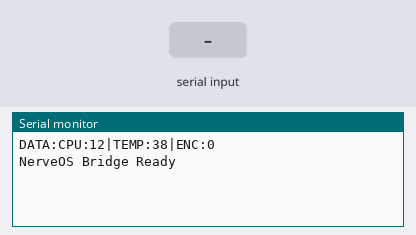
Recording of a sketch running on a simulated ESP32. Shown: the last lines printed to the serial monitor. The inputs (shaded band) are chosen by the test bench. Random numbers use the default seed unless the sketch sets one. At 7.3 s the program restarts the board; the recording ends there.

Above: at 2.2 s.
2.3 s: "SYSTEM:PING\n" received over Serial
At 3.3 s:
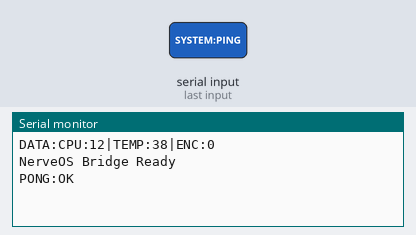
3.8 s: "SCAN:WIFI\n" received over Serial
At 4.4 s:
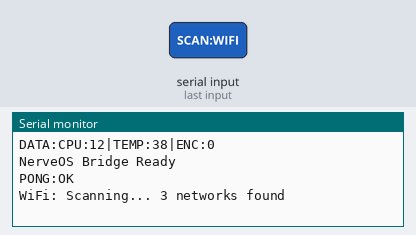
5.3 s: "LED:BLINK:SOS\n" received over Serial
At 6.5 s:
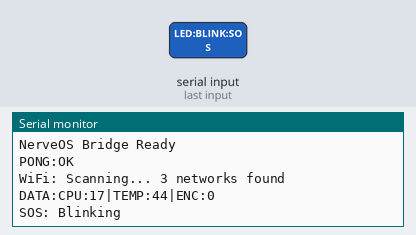
6.8 s: "SYSTEM:REBOOT\n" received over Serial
At 7.08 s:
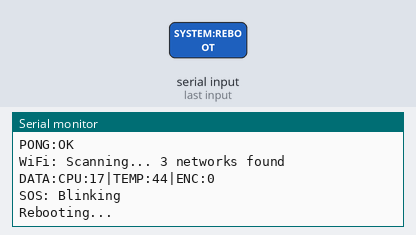

The sketch:

firmware.ino
```cpp
// NerveOS Serial Bridge — ESP32
// Qualquer texto recebido via Serial é ecoado + resposta de status
void setup() {
  Serial.begin(115200);
  delay(1000);
  Serial.println("DATA:CPU:12|TEMP:38|ENC:0");  // boot packet
  Serial.println("NerveOS Bridge Ready");
}

void loop() {
  if (Serial.available()) {
    String cmd = Serial.readStringUntil('\n');
    cmd.trim();

    if (cmd == "SYSTEM:PING")         Serial.println("PONG:OK");
    else if (cmd == "SYSTEM:REBOOT")  { Serial.println("Rebooting..."); delay(500); ESP.restart(); }
    else if (cmd == "SCAN:WIFI")      Serial.println("WiFi: Scanning... 3 networks found");
    else if (cmd == "LED:BLINK:SOS")  { Serial.println("SOS: Blinking"); }
    else if (cmd.startsWith("DATA:")) Serial.println("DATA:CPU:15|TEMP:42|ENC:120");
    else {
      // Eco genérico de qualquer comando
      Serial.print("ACK:");
      Serial.println(cmd);
    }
  }

  // Envia telemetria a cada 5 segundos
  static unsigned long last = 0;
  if (millis() - last > 5000) {
    last = millis();
    int cpu = random(10, 60);
    int temp = random(35, 55);
    Serial.print("DATA:CPU:"); Serial.print(cpu);
    Serial.print("|TEMP:"); Serial.print(temp);
    Serial.println("|ENC:0");
  }
}
```

Measured:
- after the input at 2.3 s, the serial monitor: prints a new line at once (image 1)
- after the input at 3.8 s, the serial monitor: prints a new line at once (image 2)
- after the input at 5.3 s, the serial monitor: prints a new line at once (image 3)
- after the input at 6.8 s, the serial monitor: prints a new line at once (image 4)
